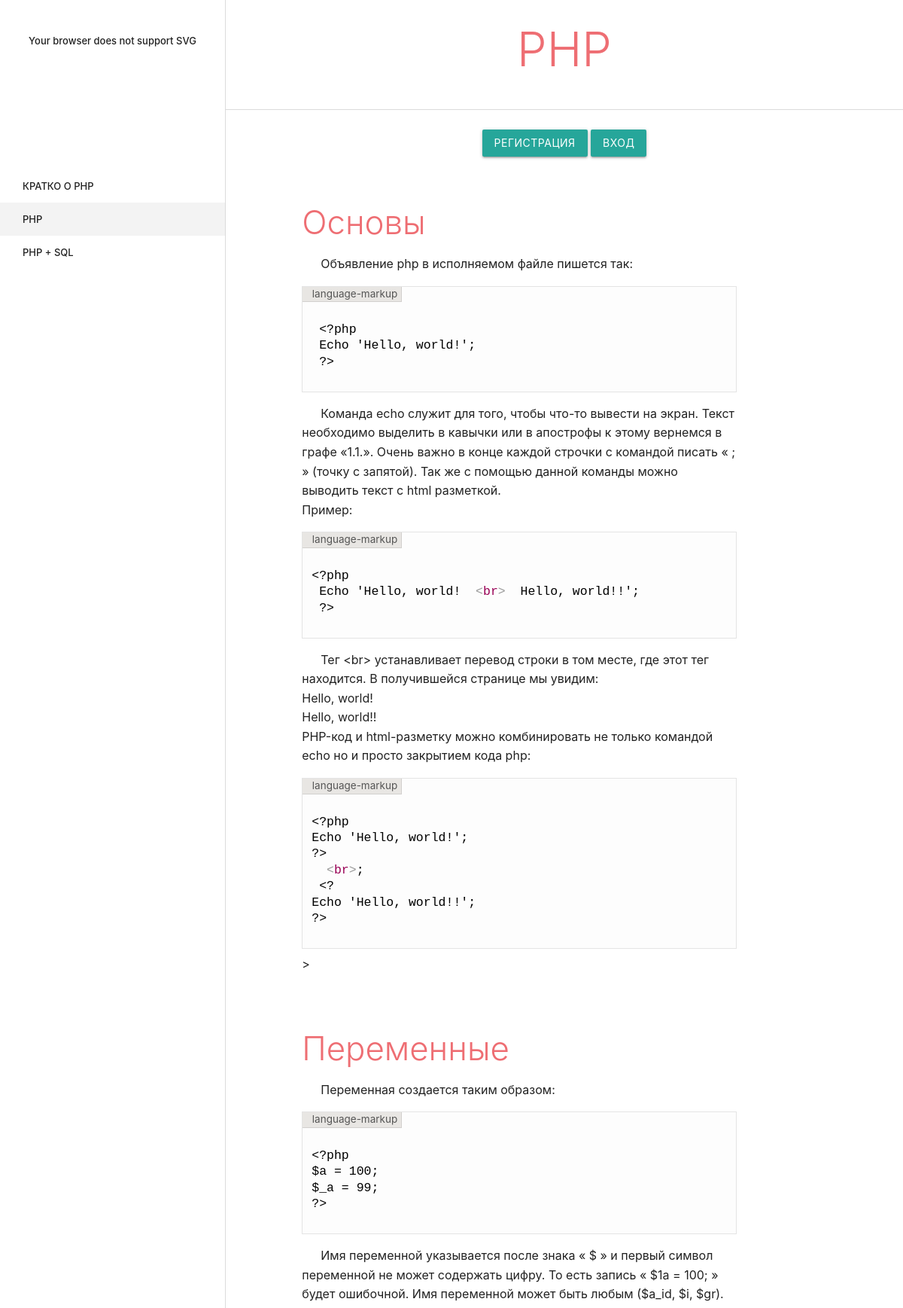
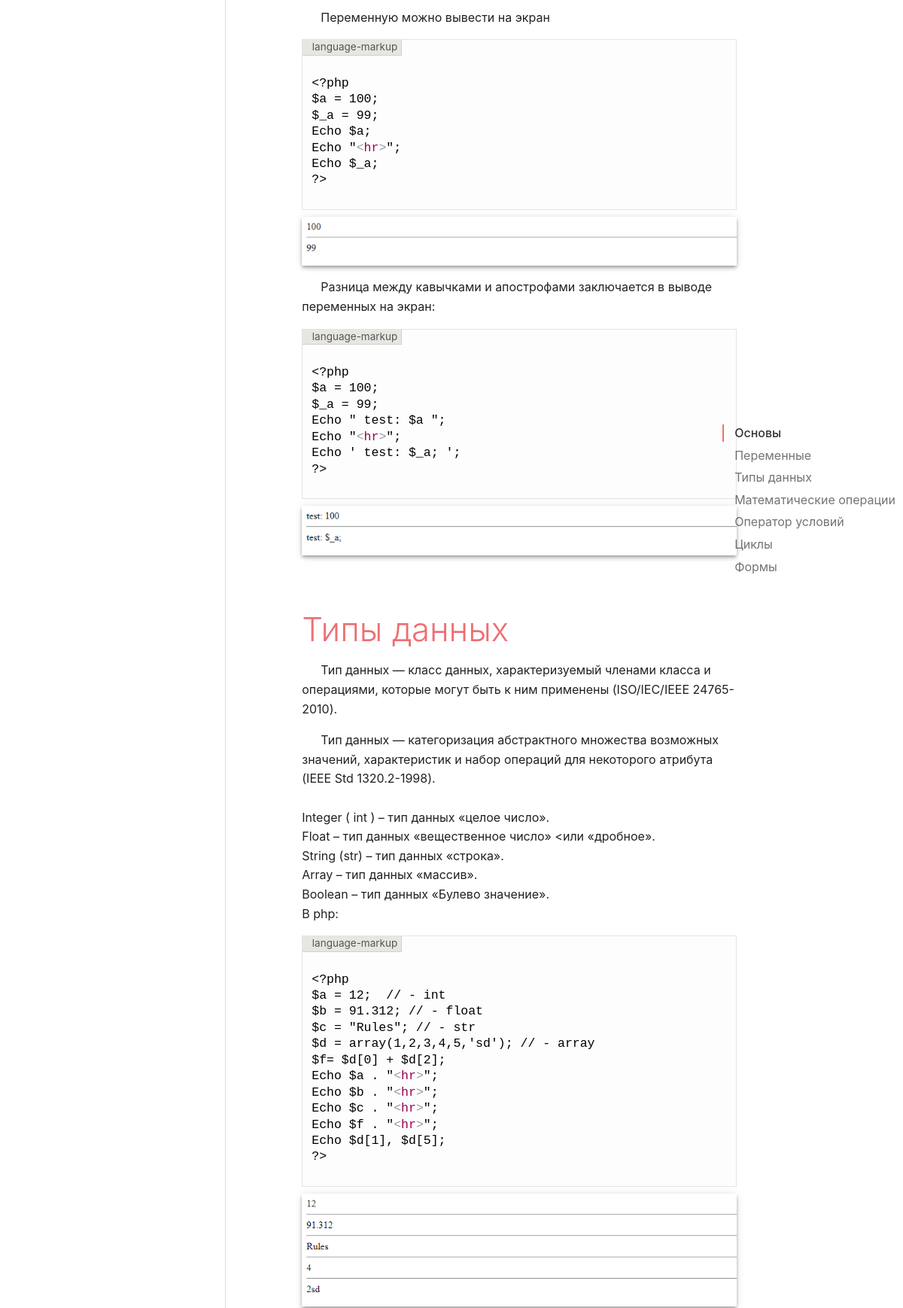
Page /?&id_tags=2 (upper part) on the committed database (2 pictures, top to bottom).
### tables this page shows
CREATE TABLE `tags` (
  `id` int(11) NOT NULL,
  `name` varchar(25) NOT NULL
);

CREATE TABLE `id_tags` (
  `id` int(11) NOT NULL,
  `id_tags` int(11) NOT NULL,
  `name` varchar(25) NOT NULL,
  `text` text NOT NULL,
  `date_create` datetime NOT NULL DEFAULT CURRENT_TIMESTAMP
);

### index.php (the view, shortened to what this page needs)
<!DOCTYPE html>
<html lang="ru">
<?php
include_once 'connect.php';
?>
<head>
    <link href="css/prism.css" rel="stylesheet">
    <link href="css/ghpages-materialize.css" type="text/css" rel="stylesheet" media="screen,projection">
    <link href="css/css.css" rel="stylesheet" type="text/css">
    <link href="css/icon.css" rel="stylesheet">
</head>
<body>
<header>
      <ul id="nav-mobile" class="sidenav sidenav-fixed" >
        <li class="logo">
          <a id="logo-container" href="/" class="brand-logo">
            <object id="front-page-logo" type="image/svg+xml" data="logo1orig.svg">Your browser does not support SVG</object>
          </a>
        </li>
        <ul class="collapsible collapsible-accordion">
        <?php
        $res=mysqli_query($con, "SELECT * FROM `tags`");
          while( ($ress = mysqli_fetch_assoc($res)) )
          { if(($_GET['id_tags'])==$ress['id'])
            {
             echo '<li class="bold active"><a href="?&id_tags='.$ress['id'].'" class="collapsible-header waves-effect waves-teal">'.$ress['name'].'</a></li> ';
            }
            else
            {
            echo '<li class="bold"><a href="?&id_tags='.$ress['id'].'" class="collapsible-header waves-effect waves-teal">'.$ress['name'].'</a></li> ';
            }
          }
          ?>
      </header>
    <main>
    <div class="section no-pad-bot" id="index-banner">
        <div class="container">
          <div class="row center">
            <div class="col s12 m10 offset-m1">
              <?php
                if((($_GET['id_tags'])!=0) && (($_GET['cdt'])==0) )
                      {
                      $idt= $_GET['id_tags'];
                      $resn=mysqli_query($con, "SELECT * FROM `tags` WHERE `id`=$idt ");
                      $resname=mysqli_fetch_assoc($resn);
                      echo '<h1 class="header">'. $resname['name'] .'</h1>';
                      }
                       elseif(($_GET['cdt'])==0)
                       {
                        echo '<h1 class="header"> Содержание </h1> ';
                       }
              ?>
            </div>
          </div>
        </div>
    </div>
     <?php
        if((($_SESSION['online'])==0) )
    {
        echo '  <div class="row center"> <br>
        <a href="/reg" class="btn waves-effect">Регистрация</a>
        <a href="/log" class="btn waves-effect">Вход</a>
        </div>
                      ';
    }
?>
    <?php
    if(($_GET['id_tags'])!=0 )
    {
        echo '<div class="row" style="width: 80%">';
    }
    else
    {
        echo '<div style="width: 100%">';
    }
    ?>
      <div class="col s12 m9 l10">
        <?php
          if(($_GET['id_tags'])!=0 && (($_GET['cdt'])==0)  )
            {
              $idtg= $_GET['id_tags'];
              $res1=mysqli_query($con, "SELECT * FROM `id_tags` WHERE `id_tags` = $idtg  ");
              while( ($ress1 = mysqli_fetch_assoc($res1)) )
               {
                  echo '<div id="'.$ress1['id'].'" class="section scrollspy ot">';
                  echo ' <h3 class="header"> '.$ress1['name'] .'</h3>';
                  echo ' <p class="caption"> '. $ress1['text']   .'</p>';
                  echo '</div> ';
                }
            }
        ?>
      </div>
      <div class=" hide-on-small-only " style=" position: fixed; right: 10px;top: 25%;">
          <ul class="section table-of-contents">
            <?php
            if(($_GET['id_tags'])!=0 )
              {
              $idtg1= $_GET['id_tags'];
              $res2=mysqli_query($con, "SELECT * FROM `id_tags` WHERE `id_tags` = $idtg1  ");
              while( ($ress2 = mysqli_fetch_assoc($res2)) )
                {
                  echo '<li><a href="#'.$ress2['id'] .'" class="">'. $ress2['name'] .'</a></li>';
                }
              }
            ?>
          </ul>
      </div>
  </div>
</main>
    </body>
  </html>

### css/prism.css (style rules this page uses)
code[class*="language-"], pre[class*="language-"] { color: black; font-family: 'Inconsolata', Monaco, Consolas, 'Andale Mono', monospace; direction: ltr; text-align: left; white-space: pre; word-spacing: normal; word-break: normal; line-height: 1.4; -moz-tab-size: 4; -o-tab-size: 4; tab-size: 4; -webkit-hyphens: none; -moz-hyphens: none; -ms-hyphens: none; hyphens: none; }
pre[class*="language-"] { padding: 1em; margin: .5em 0; overflow: auto; }
:not(pre) > code[class*="language-"], pre[class*="language-"] { background: #f5f2f0; }

### index.php (style rules this page uses)
.ot p { text-indent: 25px; }

### rows in the picture
tags: name "КРАТКО О PHP"
tags: name "PHP"
tags: name "PHP + SQL"
id_tags: name "Основы", text "Объявление php в исполняемом файле пишется так: <?php Echo 'Hello, world!'; ?> Команда echo служит для того, чтобы что-то вывести на экран. Текст необходимо выделить в кавычки или в апострофы к этому вернемся в графе «1.1.». Очень важно в конце каждой строчки с командой писать « ; » (точку с запятой). Так же с помощью данной команды можно выводить текст с html разметкой. Пример: <?php Echo 'Hello, world! < br > Hello, world!!'; ?> Тег <br> устанавливает перевод строки в том месте, где этот тег находится. В получившейся странице мы увидим: Hello, world! Hello, world!! PHP-код и html-разметку можно комбинировать не только командой echo но и просто закрытием кода php: <?php Echo 'Hello,…"
id_tags: name "Переменные", text "Переменная создается таким образом: <?php $a = 100; $_a = 99; ?> Имя переменной указывается после знака « $ » и первый символ переменной не может содержать цифру. То есть запись « $1a = 100; » будет ошибочной. Имя переменной может быть любым ($a_id, $i, $gr). Переменную можно вывести на экран <?php $a = 100; $_a = 99; Echo $a; Echo \" < hr > \"; Echo $_a; ?> Разница между кавычками и апострофами заключается в выводе переменных на экран: <?php $a = 100; $_a = 99; Echo \" test: $a \"; Echo \" < hr > \"; Echo ' test: $_a; '; ?>", text (picture)
id_tags: name "Типы данных", text "Тип данных — класс данных, характеризуемый членами класса и операциями, которые могут быть к ним применены (ISO/IEC/IEEE 24765-2010). Тип данных — категоризация абстрактного множества возможных значений, характеристик и набор операций для некоторого атрибута (IEEE Std 1320.2-1998). Integer ( int ) – тип данных «целое число». Float – тип данных «вещественное число» <или «дробное». String (str) – тип данных «строка». Array – тип данных «массив». Boolean – тип данных «Булево значение». В php: <?php $a = 12; // - int $b = 91.312; // - float $c = \"Rules\"; // - str $d = array(1,2,3,4,5,'sd'); // - array $f= $d[0] + $d[2]; Echo $a . \" < hr > \"; Echo $b . \" < hr > \"; Echo $c . \" < hr > \"; Echo $f .…", text (picture)
id_tags: name "Математические операции"
id_tags: name "Оператор условий"
id_tags: name "Циклы"
id_tags: name "Формы"
